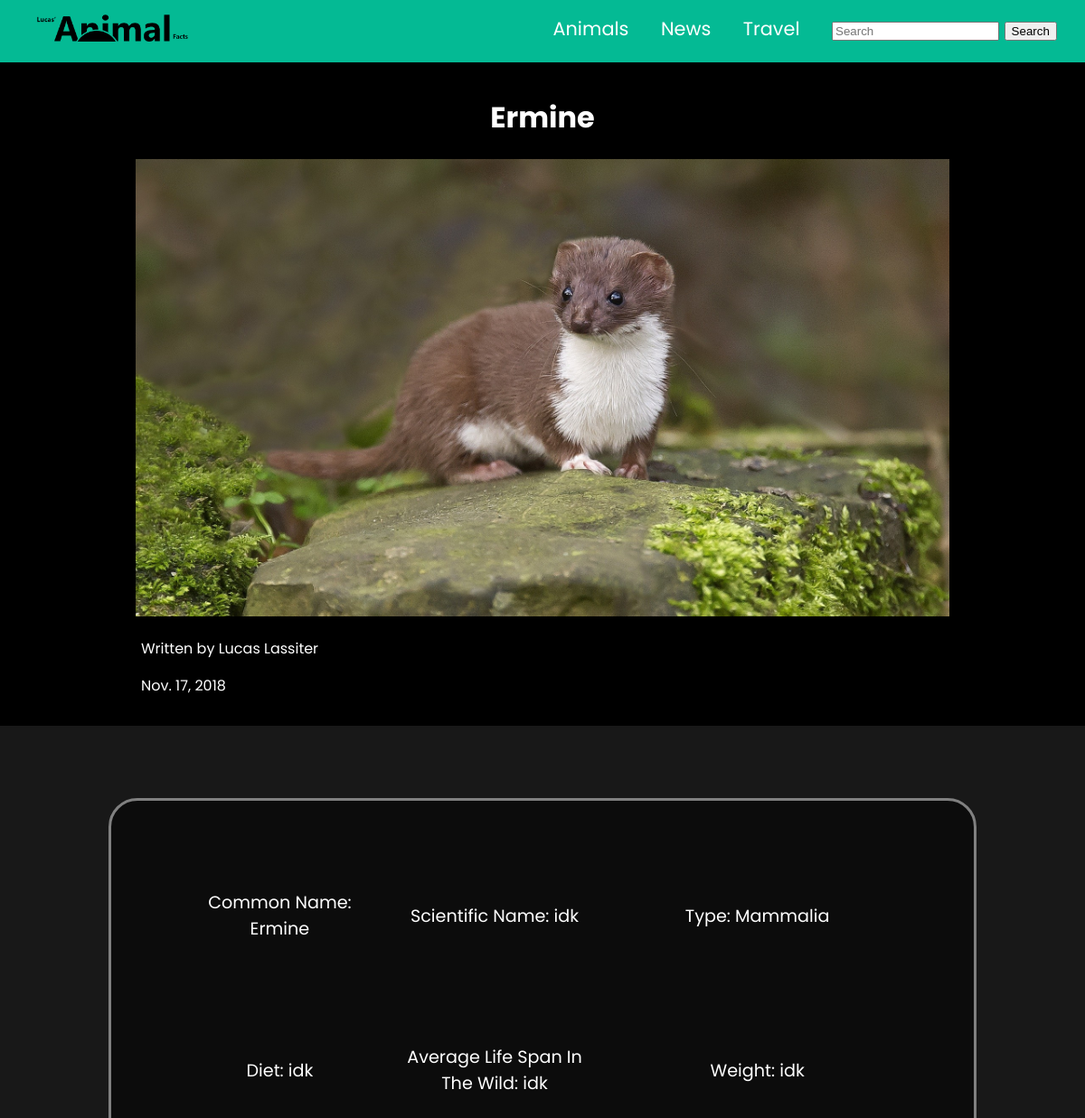
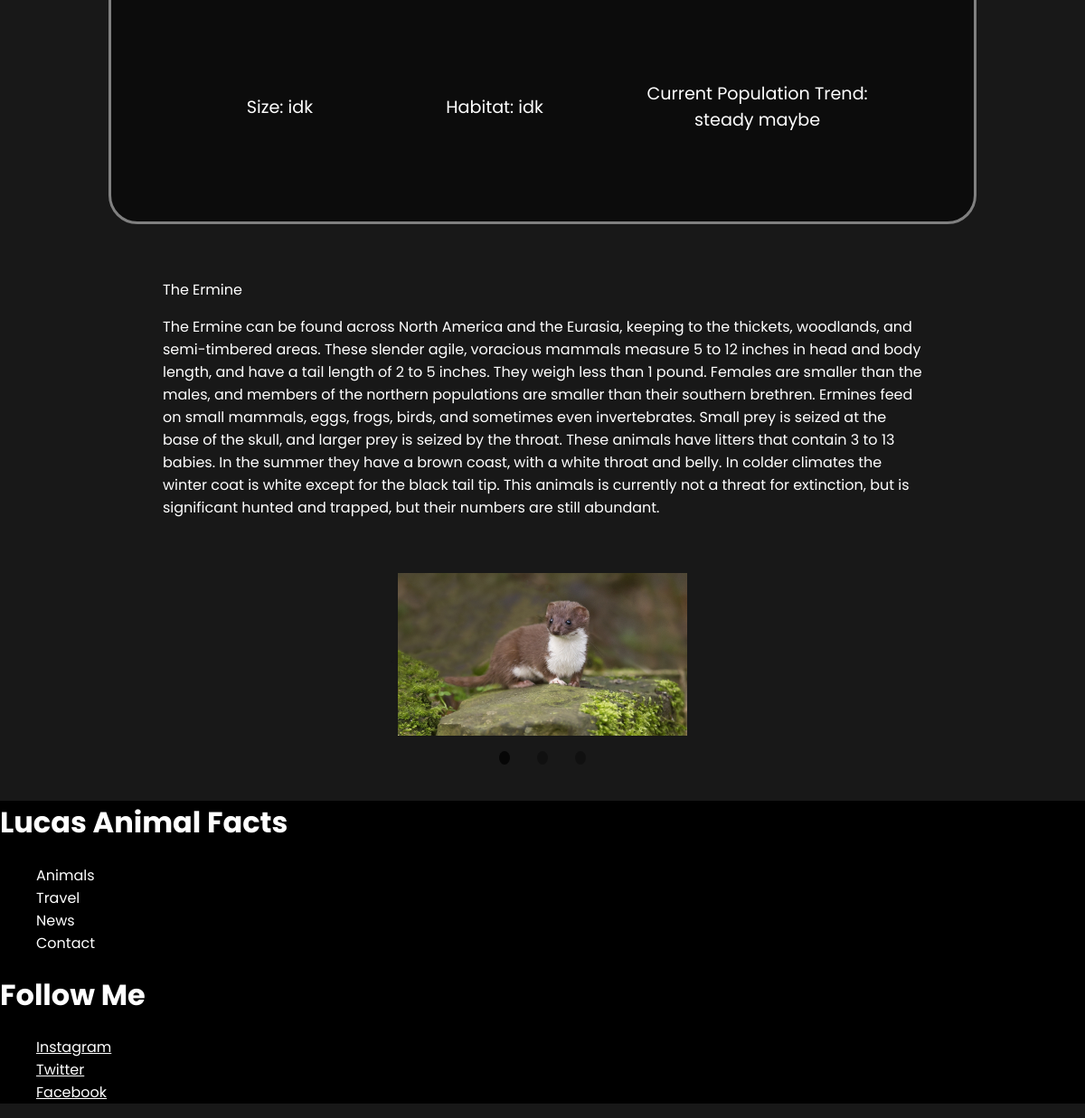
Screenshot of /animals/ermine/ with the database file from the repository (2 pictures, top to bottom).
### animals/models.py (models this page shows, shortened)
class Animal(models.Model):
    name =          models.CharField(max_length=120)
    information =   models.TextField(blank=True, null=True)
    image =         models.ManyToManyField(AnimalPicture)
    date =          models.DateField()
    writer =        models.CharField(max_length=120)
    featured =      models.BooleanField(default=False)
    tags =          models.ManyToManyField(Tag)
    slug =          models.SlugField()
    common_name =           models.CharField(max_length=120)
    scientific_name =       models.CharField(max_length=120)
    animal_class =          models.CharField(max_length=120)
    diet =                  models.CharField(max_length=120)
    avg_life_span =         models.CharField(max_length=120)
    weight =                models.CharField(max_length=120)
    size =                  models.CharField(max_length=120)
    habitat =               models.CharField(max_length=120)
    cur_pop_trend =         models.CharField(max_length=120)

class AnimalPicture(models.Model):
    title =         models.CharField(max_length=120)
    description =   models.TextField(blank=True, null=True)
    image =         models.ImageField(upload_to=os.path.join('media'))

### animals/views.py (the view)
# urls.py: path('<slug:slug>/', AnimalDetailView.as_view(), name='animal_detail'),
class AnimalDetailView(DetailView):
    template_name = 'animal_detail.html'
    queryset = Animal.objects.all()
    animal_info = None
    def split_info(self):
        id = self.kwargs.get('slug')
        self.animal_info = get_object_or_404(Animal, slug=id).information
        self.animal_info = self.animal_info.split('~')
        return self.animal_info
    def get_object(self):
        id = self.kwargs.get('slug')
        return get_object_or_404(Animal, slug=id)
    def get_context_data(self, **kwargs):
        context = super().get_context_data(**kwargs)
        id = self.kwargs.get('slug')
        new_context_entry = get_object_or_404(Animal, slug=id)
        context['obj'] = new_context_entry
        if (self.animal_info is None):
            self.split_info()
        context['split_info'] = self.animal_info
        return context

### templates/animal_detail.html (shortened to what this page needs)
{% extends 'Animal_Base.html' %}
{% load static %}
{% block content %}
    <div class="header">
        <h1>{{ object.name }}</h1>
        <img src="{{ object.image.all.first.image.url }}" alt="object.image.all.first.description">
        <p>Written by {{ object.writer }}</p>
        <p>{{ object.date }}</p>
    </div>
    <div class="table-sect">
        <div class="desktop-table">
            <table>
                <tr>
                    <td>Common Name: {{ object.common_name }}</td>
                    <td>Scientific Name: {{ object.scientific_name }}</td>
                    <td>Type: {{ object.animal_class }}</td>
                </tr>
                <tr>
                    <td>Diet: {{ object.diet }}</td>
                    <td>Average Life Span In The Wild: {{ object.avg_life_span }}</td>
                    <td>Weight: {{ object.weight }}</td>
                </tr>
                <tr>
                    <td class="bottom-row">Size: {{ object.size }}</td>
                    <td class="bottom-row">Habitat: {{ object.habitat }}</td>
                    <td class="bottom-row">Current Population Trend: {{ object.cur_pop_trend }}</td>
                </tr>
                </div>
        </div>
    <div class="animal-info-sect">
        {% for portion in split_info %}
            <p>{{ portion }}</p>
        {% endfor %}
    </div>
    <div class="carousel">
        <button class="carousel-button carousel-button-left">
            <img src="{% static 'mainpictures/key-left-svgrepo-com.svg' %}"  alt="">
        </button>
        <div class="carousel-track-container">
            <ul class="carousel-track">
                <li class="carousel-slide current-slide">
                    <img class="carousel-image" src="{{ object.image.all.first.image.url }}" alt="{{ object.image.all.first.description }}">
                </li>
            </ul>
        </div>
        <button class="carousel-button carousel-button-right">
        </button>
        <div class="carousel-nav">
            <button class="carousel-indicator current-slide"></button>
            <button class="carousel-indicator"></button>
            <button class="carousel-indicator"></button>
        </div>
    </div>
{% endblock %}

### templates/Animal_Base.html (shortened to what this page needs)
{% load static %}
<!DOCTYPE html>
<html lang="en">
<head>
    <link rel="stylesheet" href="{% static 'styles/navstyle.css' %}">
    <link rel="stylesheet" href="{% static 'styles/animalstyles.css' %}">
    <link rel="stylesheet" href="{% static 'styles/animal_list.css' %}">
    <link rel="stylesheet" href="{% static 'styles/results.css' %}">
    <link rel="stylesheet" href="{% static 'styles/footer.css' %}">
</head>
<body>
    {% include 'navbar.html' %}
    {% block content %}{% endblock %}
    {% include 'footer.html' %}
</body>
</html>

### templates/navbar.html (shortened to what this page needs)
{% load static %}
<div class="navbar">
    <div class="container">
        <div class="main-element">
            <a href="{% url 'page_home' %}">
                <img class="mainlogo" src="{% static '/mainpictures/Animal Facts Bannertansparences.png' %}" alt="">
            </a>
        </div>
        <nav>
            <ul class="nav-element">
                <a href="{% url 'animals:animal_list' %}"><li>Animals</li></a>
                <a href=""><li>News</li></a>
                <a href="{% url 'travel:travel_list' %}"><li>Travel</li></a>
                <li><form method="POST" action="{% url 'animals:search' %}">
                    <input class="search" type="search" placeholder="Search" name="searched">
                    <button type="submit">Search</button>
                </form></li>
            </ul>
        </nav>
    </div>
</div>

### templates/footer.html
<div class="footer-wrapper">
    <h1 class="footer-title-left">Lucas Animal Facts</h1>
    <ul class="footer-list-pages">
        <li class="footage-list-item">Animals</li>
        <li class="footage-list-item">Travel</li>
        <li class="footage-list-item">News</li>
        <li class="footage-list-item">Contact</li>
    </ul>
    <h1 class="footer-title-right">Follow Me</h1>
    <ul class="footer-list-follow">
        <li class="footage-list-item"><a href="www.instagram.com">Instagram</a></li>
        <li class="footage-list-item"><a href="www.twitter.com">Twitter</a></li>
        <li class="footage-list-item"><a href="www.facebook.com">Facebook</a></li>
    </ul>
</div>

### static/styles/navstyle.css (style rules this page uses)
:root { --background: rgba(0, 214, 170, .85); }
body { margin: 0; background-color: #181818; font-family: poppins; }
.container { height: 100%; }
.main-element { display: block; position: relative; }
nav { display: none; z-index: 999; position: absolute; background-color: #f2f2f2; right: 0; height: 100vh; width: 66%; text-align: right; -webkit-transform: translateY(1em); transform: translateY(1em); }
.navbar { margin: 0; padding: 1em; background-color: var(--background); position: -webkit-sticky; position: sticky; z-index: 999; }
.navbar .mainlogo { width: 15em; }
.navbar .nav-element { margin-top: 3em; }
.navbar .nav-element li { color: black; font-size: 1.3em; list-style: none; margin: 1.5em 1.5em 0 0; }
@media only screen and (min-width: 1080px) { .navbar { position: relative; } }
@media only screen and (min-width: 1080px) { .navbar .main-element { display: inline-block; } }
@media only screen and (min-width: 1080px) { .navbar nav { position: absolute; display: inline-block; top: 0; background: none; color: white; height: auto; } }
@media only screen and (min-width: 1080px) { .navbar nav .nav-element { display: inline-block; margin: 0; padding: 0; } }
@media only screen and (min-width: 1080px) { .navbar nav .nav-element li { color: white; display: inline-block; margin-top: 0; } }

### static/styles/animalstyles.css (style rules this page uses)
.header { background-color: black; color: white; padding-top: 1em; padding-bottom: 1em; text-align: center; }
.header img { width: 75%; }
.header p { text-align: left; margin-left: 13%; }
table { border: 3px solid grey; border-radius: 2em; margin-top: 5em; background-color: rgba(0, 0, 0, 0.5); padding: 0 5em 0 5em; margin-left: 20%; transform: translateX(-12.5%); }
th, td { padding: 15px; text-align: center; color: white; padding-top: 5em; font-size: 1.2em; }
.bottom-row { padding-bottom: 5em; }
.animal-info-sect { color: white; text-align: left; margin: 5% 15% 5% 15%; }
.carousel { position: relative; width: 20em; height: 12em; margin: 5% auto; }
.carousel-image { width: 100%; }
.carousel-track-container { height: 100%; position: relative; overflow: hidden; }
.carousel-track { padding: 0; margin: 0; list-style: none; transition: transform 250ms ease-in; }
.carousel-slide { position: absolute; top: 0; bottom: 0; width: 100%; }
.carousel-button { position: absolute; top: 50%; transform: translateY(-50%); background: transparent; border: 0; cursor: pointer; }
.carousel-button-left { left: -15px; }
.carousel-button-right { right: -15px; }
.carousel-button img { width: 5px; }
.carousel-nav { display: flex; justify-content: center; padding: 5px 0; }
.carousel-indicator { border: 0; border-radius: 50%; width: 10px; height: 15px; background: rgba(0,0,0,.3); margin: 0 15px; cursor: pointer; }
.carousel-indicator.current-slide { background: rgba(0,0,0, .75) }

### static/styles/footer.css (style rules this page uses)
.footer-wrapper { position: relative; background-color: black; color: white; margin-bottom: 0px; bottom: 0; }
.footer-list-pages { list-style: none; }
.footer-list-follow { list-style: none; }
.footer-list-follow a { color: white; }

### rows the page displays
Animal: name "Ermine", image.all.first.image (picture), writer "Lucas Lassiter", date "Nov. 17, 2018", common_name "Ermine", scientific_name "idk", animal_class "Mammalia", diet "idk", avg_life_span "idk", weight "idk", size "idk", habitat "idk", cur_pop_trend "steady maybe"

### other values shown
{{ portion }} "The Ermine"
